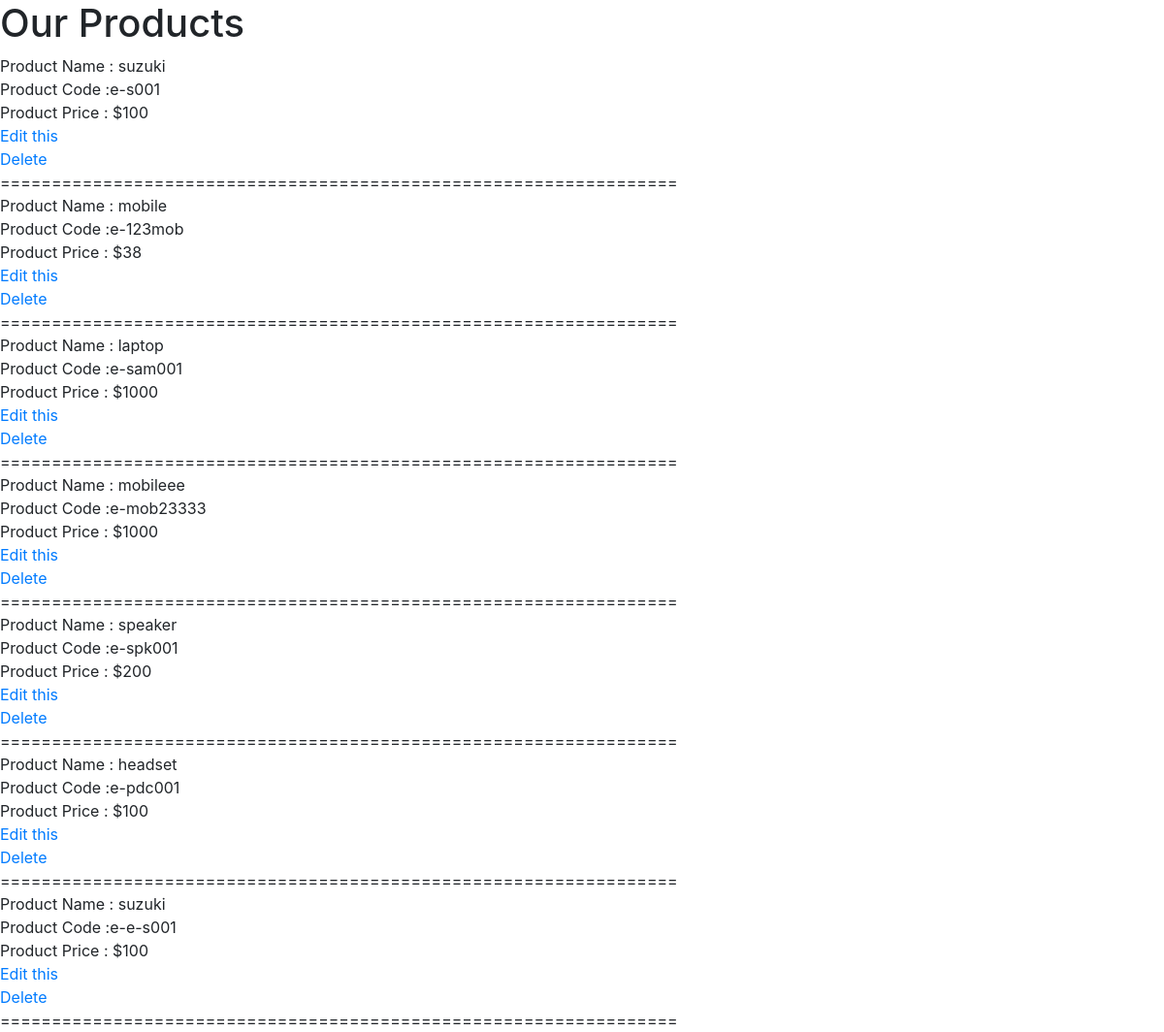
Screenshot of /product/productlist with the database file from the repository.
### crud/product/models.py (models this page shows, shortened)
class Product(models.Model):
    product_name = models.CharField(max_length=200)
    product_code = models.CharField(max_length=10)
    product_price = models.CharField(max_length=10)
    product_image=models.ImageField(upload_to="product_image")

### crud/product/views.py (the view)
# urls.py: path('product/productlist',view_product_lists, name="productlist"),
def view_product_lists(request):
    list_of_products= Product.objects.all()
    context_variable = {
        'products':list_of_products
    }
    return render(request,'display_product.html',context_variable)

### crud/product/templates/display_product.html (shortened to what this page needs)
{% load static %}
<!DOCTYPE html>
<html lang="en">
<head>
    <link rel="stylesheet" href="{% static 'css/bootstrap.min.css' %}" />
    <link rel="stylesheet" href="{% static 'css/index.css' %}" />
</head>
<body>
  <div class="heading">
    <h1>Our Products</h1>
  </div>
  {% for product in products %}
<div class="product_name">
    Product Name :  {{product.product_name}}
</div>
  <div class="product_code">
    Product Code :e-{{product.product_code}}
  </div>
<div class="product_price">
    Product Price :  ${{product.product_price}}
</div>
  <a href="edit/{{product.id}}">Edit this</a> <br>
  <a href="delete/{{ product.id }}">Delete</a> <br>
  ==================================================================<br>
  {% empty %}
        There are no Products.
    {% endfor %}
</body>
</body>
</html>

### rows the page displays
Product: product_name "suzuki", product_code "s001", product_price "100"
Product: product_name "mobile", product_code "123mob", product_price "38"
Product: product_name "laptop", product_code "sam001", product_price "1000"
Product: product_name "mobileee", product_code "mob23333", product_price "1000"
Product: product_name "speaker", product_code "spk001", product_price "200"
Product: product_name "headset", product_code "pdc001", product_price "100"
Product: product_name "suzuki", product_code "e-s001", product_price "100"
